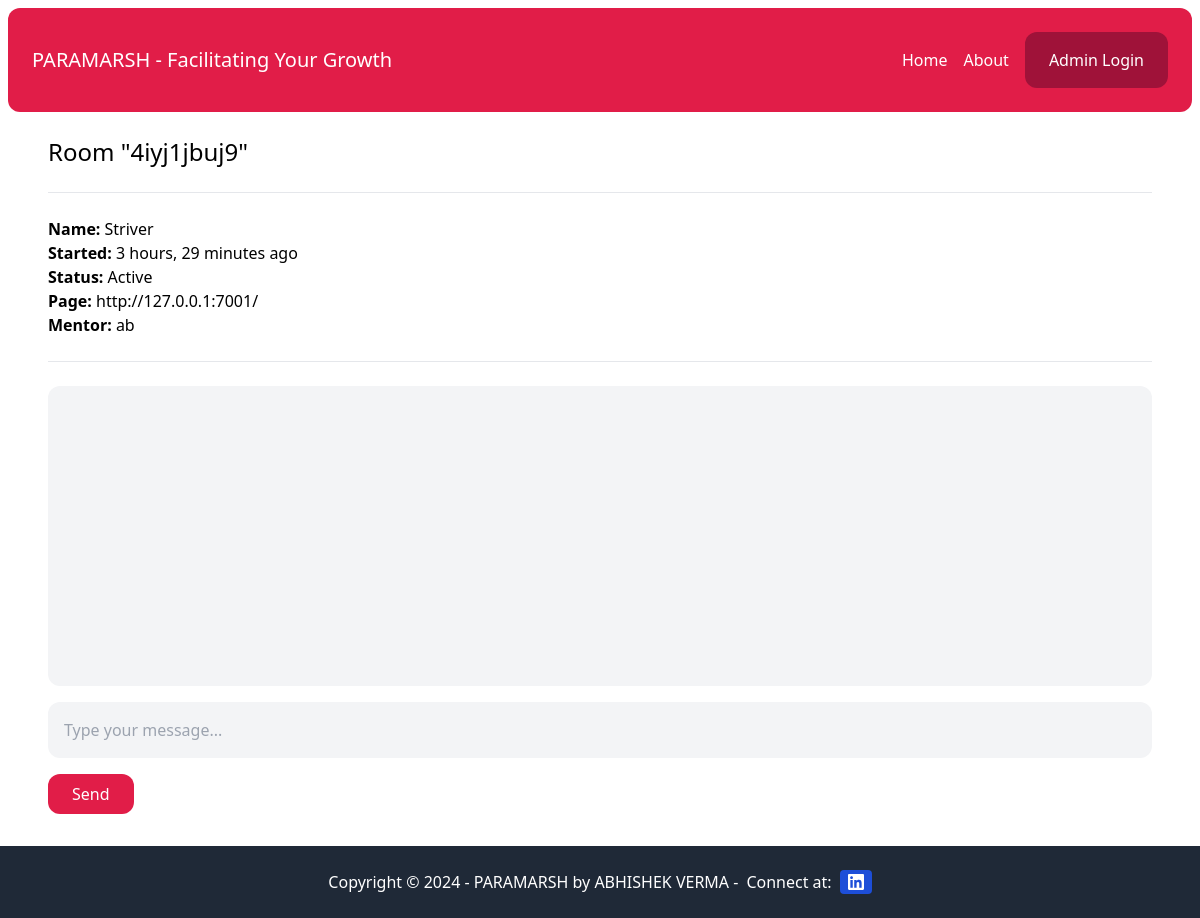
The app's page /chat-admin/4iyj1jbuj9/ (signed in) with its own data.
### chat/models.py (models this page shows, shortened)
class Room(models.Model):
    WAITING = 'waiting'
    ACTIVE = 'active'
    CLOSED = 'closed'
    CHOICES_STATUS=(
        (WAITING, 'Waiting'),
        (ACTIVE, 'Active'),
        (CLOSED, 'Closed'),
    )
    uuid = models.CharField(max_length=255)
    student  =  models.CharField(max_length = 255)
    mentor = models.ForeignKey(User, related_name='rooms' , blank=True , null=True , on_delete=models.SET_NULL)
    messages = models.ManyToManyField(Message,blank=True)
    url =  models.CharField(max_length = 255,blank=True,null=True)
    status = models.CharField(max_length=20, choices=CHOICES_STATUS, default=WAITING)
    created_at = models.DateTimeField(auto_now_add=True)
    class Meta:
        ordering = ('-created_at',)  # here - bz we want the  newest message at the left most

### account/models.py (models this page shows)
class User(AbstractBaseUser, PermissionsMixin):
    MENTOR = 'mentor'
    MANAGER = 'manager'
    ROLES_CHOICES = (
        (MENTOR, 'Mentor'),
        (MANAGER, 'Manager'),
    )
    id = models.UUIDField(primary_key=True, default=uuid.uuid4, editable=False)
    email = models.EmailField(unique=True)
    name = models.CharField(max_length=255, blank=True, default='')
    role = models.CharField(max_length=20, choices=ROLES_CHOICES, default=MENTOR)
    is_active = models.BooleanField(default=True)
    is_superuser = models.BooleanField(default=False)
    is_staff = models.BooleanField(default=False)
    date_joined = models.DateTimeField(default=timezone.now)
    last_login = models.DateTimeField(blank=True, null=True)
    objects = CustomUserManager()
    USERNAME_FIELD = 'email'
    EMAIL_FIELD = 'email'
    REQUIRED_FIELDS = ['name']

### chat/views.py (the view)
# urls.py: path('chat-admin/<str:uuid>/', views.room, name='room'),
@login_required
def room(request, uuid):
    room = Room.objects.get(uuid=uuid)
    if room.status == Room.WAITING:
        room.status = Room.ACTIVE
        room.mentor = request.user
        room.save()
    return render(request, 'chat/room.html', {
        'room': room
    })

### chat/templates/chat/room.html (shortened to what this page needs)
{% extends 'core/base.html' %}
{% load static chatextras %}
{% block content %}
 <div class="overflow-scroll">
    <h1 class="text-2xl">Room "{{ room.uuid }}"</h1>
    <hr class="my-6">
    <p class="mb-6">
        <b>Name: </b>{{ room.student }}<br>
        <b>Started: </b>{{ room.created_at|timesince }} ago<br>
        <b>Status: </b>{{ room.get_status_display }}<br>
        <b>Page: </b>{{ room.url }}<br>
        <b>Mentor: </b>{% firstof room.mentor.name 'None yet...' %}
    </p>
    <hr class="mb-6">
    <div id="chat_log" class="mb-4 p-4 bg-gray-100 rounded-xl h-[300px] overflow-scroll flex flex-col flex-grow">
    </div>
    {% if room.status == 'active' %}
        <input type="text" name="body" id="chat_message_input" class="w-full mb-4 p-4 bg-gray-100 rounded-xl" placeholder="Type your message...">
        <button id="chat_message_submit" class="py-2 px-6 bg-rose-600 text-white rounded-xl">Send</button>
    {% endif %}
    <br><br><br><br>
 </div>
{% endblock %}

### records on screen
Room: uuid "4iyj1jbuj9", student "Striver", created_at "3 hours, 29 minutes", status "Active", url "http://127.0.0.1:7001/", mentor.name "ab"
